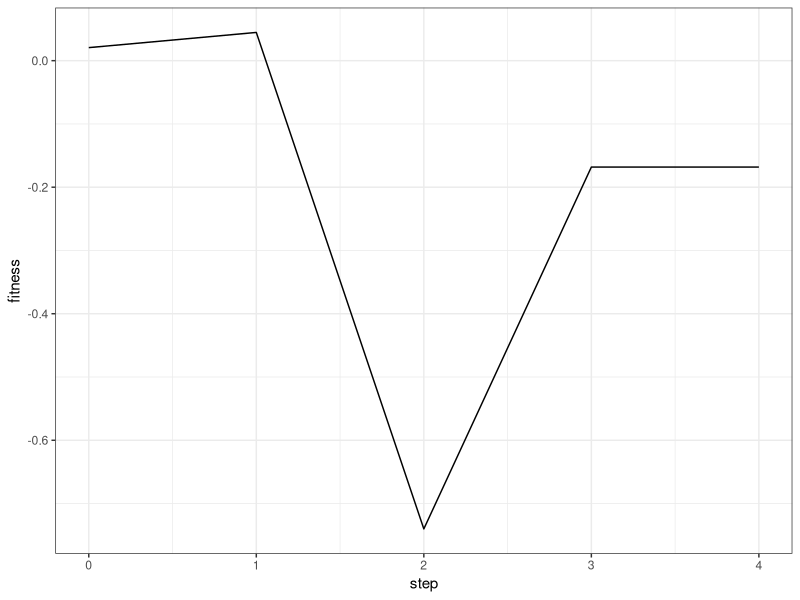

Reproduce this figure in R.
## ---- chunk 1
knitr::opts_chunk$set(echo = TRUE)

knitr::opts_knit$set(root.dir = "~/OneDrive - Universitaet Bern/R_scripts/NKC(S)/") # set directory
## ---- chunk 2
rm (list = ls())

library(ggplot2) 
library(gtools)

## ---- chunk 3
IM_random <- function(n, k){
  
  if (n == 2 & k == 1){
    
    IM_random <- matrix(n, n, data = rep(1, n^2))
    
  } else {
  
  IM_random <- matrix(n, n, data = rep(0, n^2)) # matrix with dimensions n x n, initiated with 0s
  IM_random[row(IM_random) == col(IM_random)] <- 1 # fitness value at locus i always depends on allele at locus i itself for within species genetic interactions
  
  for (i in 1:n) { # for each row we assign random indices that we assign as interacting loci
    
    interacting_loci <- sample(c(1:nrow(IM_random))[-i], k) # draw random non-diagonal loci that epistatically interact with locus i
    IM_random[i, interacting_loci] <- 1
    
  }
  
  }
  
  return(IM_random)
  
}

IM_random_c <- function(n, c){
  
  IM_random <- matrix(n, n, data = rep(0, n^2)) # matrix with dimensions n x n, initiated with 0s

  for (i in 1:n) { # for each row we assign random indices that we assign as interacting loci
    
    interacting_loci <- sample(c(1:nrow(IM_random)), c) # draw random loci that epistatically interact with locus i
    IM_random[i, interacting_loci] <- 1
    
  }
  
  return(IM_random)
  
}
## ---- chunk 4
IM_modular <- function(n, k){
  
  if (n%%(k+1) != 0){
    
    print("n needs to be divisible by k+1") # prints message if genome string cannot be divided into equal blocks
    
  }
  
  else{
  
  IM_modular <- matrix(n, n, data = rep(0, n^2)) # matrix with dimensions n x n, initiated with 0s
  
  i <- 1
  while (i <= n) {# we assign blocks of interacting loci
    
    IM_modular[i:(i+k), i:(i+k)] <- 1
    
    i <- i+k+1
    
  }
  
  return(IM_modular)
  
  }
  
}

IM_modular_c <- function(n, c){
  
  if (n%%(c) != 0){
    
    print("n needs to be divisible by c") # prints message if genome string cannot be divided into equal blocks
    
  }
  
  else{
  
  IM_modular <- matrix(n, n, data = rep(0, n^2)) # matrix with dimensions n x n, initiated with 0s
  
  i <- 1
  while (i <= n) {# we assign blocks of interacting loci
    
    IM_modular[i:(i+c-1), i:(i+c-1)] <- 1
    
    i <- i+c
    
  }
  
  return(IM_modular)
  
  }
  
}
## ---- chunk 5
IM_neighbour <- function(n, k){
  
  if (k%%(2) != 0){
    
    print("k needs to be divisible by 2") # prints message
    
  }
  
  else{
    
    IM_neighbour <- matrix(n, n, data = rep(0, n^2)) # matrix with dimensions n x n, initiated with 0s

    for (i in 1:n){ # assign neighbours in each row (= i +/- k/2)
      
     if (i-k/2 < 1) { # to avoid going out of bounds (negative indeces)
       
       out_bounds <- 1 - (i-k/2) # these are the loci that "wrap around" in the circular genome
       
       IM_neighbour[i, i:(i+k/2)] <- 1 # normal assignment of "downstream" loci 
       IM_neighbour[i, (i-k/2+out_bounds):i] <- 1
       IM_neighbour[i, (n-out_bounds+1):n] <- 1 
       
     }
      
      else if (i+k/2 > n) { # to avoid going out of bounds (indeces exceeding n)
        
        out_bounds <- (i+k/2) - n # these are the loci that "wrap around" in the circular genome
       
        IM_neighbour[i, (i-k/2):i] <- 1 # normal assignment of "upstream" loci 
        IM_neighbour[i, i:(i+k/2-out_bounds)] <- 1
        IM_neighbour[i, 1:out_bounds] <- 1
       
      }
      
      else {
        
        IM_neighbour[i, (i-k/2):(i+k/2)] <- 1
        
      }
      
    }
    
    return(IM_neighbour)
    
  }
  
}
## ---- chunk 6
IM_preferential <- function(n, k){
  
  IM_preferential <- matrix(n, n, data = rep(0, n^2)) # matrix with dimensions n x n, initiated with 0s
  IM_preferential[row(IM_preferential) == col(IM_preferential)] <- 1 # fitness value at locus i always depends on allele at locus i itself
  
  while (sum(IM_preferential) < n*(k+1)) {
    
    # pick a random row
    row <- sample(n ,1)
    
    # pick a column (weighted by how many '1's the column already contains)
    column <- sample(n, 1, prob = colSums(IM_preferential))
    
    IM_preferential[row, column] <- 1
    
    
  }
  
  return(IM_preferential)
  
}

IM_preferential_c <- function(n, c){
  
  IM_preferential <- matrix(n, n, data = rep(0, n^2)) # matrix with dimensions n x n, initiated with 0s

  while (sum(IM_preferential) < n*c) {
    
    # pick a random row
    row <- sample(n ,1)
    
    # pick a column (weighted by how many '1's the column already contains)
    column <- sample(n, 1, prob = colSums(IM_preferential))
    
    IM_preferential[row, column] <- 1
    
    
  }
  
  return(IM_preferential)
  
}
  
## ---- chunk 7
IM_hierarchical <- function(n, k){
  
  IM_hierarchical <- matrix(n, n, data = rep(0, n^2)) # matrix with dimensions n x n, initiated with 0s
  IM_hierarchical[row(IM_hierarchical) == col(IM_hierarchical)] <- 1 # fitness value at locus i always depends on allele at locus i itself
    
    for (i in 1:n){# for each column
      
      for (j in 1:n){# for each row
        
        if (sum(IM_hierarchical) < n*(k+1) & j>i) { # below the diagonal until we get to n*k interactions among loci
          
          IM_hierarchical[j,i] <- 1
        
      }
      
    }
    
  }
  
  return(IM_hierarchical)
  
}

IM_hierarchical_c <- function(n, c){
  
  IM_hierarchical <- matrix(n, n, data = rep(0, n^2)) # matrix with dimensions n x n, initiated with 0s

    for (i in 1:n){# for each column
      
      for (j in 1:n){# for each row
        
        if (sum(IM_hierarchical) < n*c & j>=i) { # below and including the diagonal until we get to n*c interactions among loci
          
          IM_hierarchical[j,i] <- 1
        
      }
      
    }
    
  }
  
  return(IM_hierarchical)
  
}

## ---- chunk 8
IM_dependent <- function(n, k){
  
  IM_dependent <- matrix(n, n, data = rep(0, n^2)) # matrix with dimensions n x n, initiated with 0s
  IM_dependent[row(IM_dependent) == col(IM_dependent)] <- 1 # fitness value at locus i always depends on allele at locus i itself
  
for (i in n:1){# for each row
      
      for (j in n:1){# for each column
        
        if (sum(IM_dependent) < n*(k+1) & i>j) { # below the diagonal until we get to n*k interactions among loci
          
          IM_dependent[i,j] <- 1
        
      }
      
    }
    
  }
  
  
  return(IM_dependent)
  
}

IM_dependent_c <- function(n, c){
  
  IM_dependent <- matrix(n, n, data = rep(0, n^2)) # matrix with dimensions n x n, initiated with 0s

for (i in n:1){# for each row
      
      for (j in n:1){# for each column
        
        if (sum(IM_dependent) < n*c & i>=j) { # below and including the the diagonal until we get to n*c interactions among loci
          
          IM_dependent[i,j] <- 1
        
      }
      
    }
    
  }
  
  
  return(IM_dependent)
  
}

## ---- chunk 9
generate_genotypes <- function(a, n){
  
  genotypes <- gtools::permutations(a, n, c(1:a), repeats = TRUE)
  return(genotypes)
  
}
## ---- chunk 10

# Welch & Waxman drew from a normal distribution
generate_alleles <- function(n, k, a, c, s, fit_mean, fit_sd){
  
  allelic_vals <- matrix(c(rnorm(n*a^(k+1+c*s), fit_mean, fit_sd)), ncol = n) 
  return(allelic_vals)
  
}

# Kauffman drew from a uniform distribution
generate_alleles_unif <- function(n, k, a, c, s, fit_min, fit_max){
  
  allelic_vals <- matrix(c(runif(n*a^(k+1+c*s), fit_min, fit_max)), ncol = n)
  return(allelic_vals)
  
}
## ---- chunk 11

# fitness calaculation like Kauffman & Weinberger (1989) and Kauffman & Johnson (1991)
fitness_calc <- function(gene_vector){
  
  W = (1/length(gene_vector))*sum(gene_vector) 
  return(W)
  
}

# Welch & Waxman used a multiplicative model of fitness (ln fitness)
fitness_calc_mult <- function(gene_vector){
  
  W = exp(sum(gene_vector))
  return(W)
  
}

## ---- chunk 12

build_IMc <- function(IM = c("R", "M", "P", "H", "D"),
                      n,
                      c,
                      s,
                      s_tot){
  
  # determine how to construct the intergenomic epistatic interactions and what kind of interaction matrix (IM) to use 
  if (IM == "R"){# for Random matrix
    
    matrix_c <- IM_random_c
     
  } else if (IM == "M"){# for Modular matrix
    
    matrix_c <- IM_modular_c
    
  } else if (IM == "N"){# for nearest neighbour matrix
    
    matrix_c <- IM_neighbour_c
    
  } else if (IM == "P"){# for preferential interaction matrix
    
    matrix_c <- IM_preferential_c
    
  } else if (IM == "H"){# for hierarchical interaction matrix
    
    matrix_c <- IM_hierarchical_c
    
  } else if (IM == "D"){# for dependent interaction matrix
    
    matrix_c <- IM_dependent_c
    
  }
  
  matrix_c_species <- list()
  
  # for each species in the system
  for (i in 1:s_tot){
    
    # I need IM to describe the interaction between a focal species and each of its interaction partners
    matrix_temp <- list() # I collect this in a temporary list
    
    # so, for each interaction partner:
    for (j in 1:s){
      
      # generation intergenomic interaction matrix
      matrix_temp[[j]] <- matrix_c(n,c)
      
    }
    
    matrix_merged <- do.call(cbind, matrix_temp) # merge all IM by column (rows = loci in focal genome and then columns = all the loci in all the interacting species)
     matrix_c_species[[i]] <- matrix_merged
    
  }
  
  return(matrix_c_species)
  
}

## ---- chunk 13
build_landscape <- function(IM_k = c("R", "M", "N", "P", "H", "D"), # type of interaction matrix (intragenomic epistasis)
                            IM_c, # I need to define the interaction matrix for intergenomic epistasis separately, so I can also refer to it during the adaptive walk
                            fitness_contrib = c("N", "U"), # way to draw fitness contributions (normal vs. uniform distribution)
                            fitness_calculation = c("KJ", "WW"), # way to calculate fitness (according to Kauffman & Johnson or Welch & Waxman) 
                            n, # nb of loci
                            k, # nb of interacting loci within a species
                            a, # nb of alleles per locus
                            c, # nb of interacting loci between species
                            s, # nb of species interacting
                            s_tot, # total number of species in the species
                            fit_mean, # mean of fintess distribution when drawing from a normal distribution, or min fitness when drawing from a uniform distribution
                            fit_sd) # sd of fintess distribution when drawing from a normal distribution, or max fitness when drawing from a uniform distribution
  {
  
  # determine how to construct the intragenomic epistatic interactions and what kind of interaction matrix (IM) to use 
  if (IM_k == "R"){# for Random matrix
    
    matrix_k <- IM_random
     
  } else if (IM_k == "M"){# for Modular matrix
    
    matrix_k <- IM_modular
    
  } else if (IM_k == "N"){# for nearest neighbour matrix
    
    matrix_k <- IM_neighbour
    
  } else if (IM_k == "P"){# for preferential interaction matrix
    
    matrix_k <- IM_preferential
    
  } else if (IM_k == "H"){# for hierarchical interaction matrix
    
    matrix_k <- IM_hierarchical
    
  } else if (IM_k == "D"){# for dependent interaction matrix
    
    matrix_k <- IM_dependent
    
  }

  
  # how to generate allelic values? (normal distribution vs uniform distribution)
  if (fitness_contrib == "N"){# for drawing from a normal distribution
    
    alleles_generate <- generate_alleles
    
  } else if (fitness_contrib == "U") {
    
    alleles_generate <- generate_alleles_unif
    
  }
  
  # how to calculate fitness?
  if (fitness_calculation == "KJ"){
    
    fitness_calculate <- fitness_calc 
    
  } else if (fitness_calculation == "WW"){
    
    fitness_calculate <- fitness_calc_mult 
    
  }
  
  # generate all possible genotypes (this is the same for all species here, since we assume that all species have the same n, a and c)
  genotypes <- generate_genotypes(a,n+(s*n)) # I generate "extended genotypes" to include the s*n sites in other species that are relevant for calculating fitness (but only n sites actually contribute to a genotype's fitness, if that makes sense?)
  
  # generate all possible fitness contributions depending on k epistatic interactions within species and c epistatic interactions with s other species
  h_table_species <- list() # a list with all look up tables for each of the s_tot species; each list item is a look-up table of dimension n x a^(k+1+c*s) for all possible allelic values
  
  # list of intragenomic epistasis IM for each species
  matrix_k_species <- list()
  
  # table to keep track of all fitness vectors
  fitnesses_species <- NULL
  
  # for each species:
  for (i in 1:s_tot){
    
    matrix_k_species[[i]] <- matrix_k(n,k)
    
    # generate look-up table with all possible allelic values (dependent on k+1+c*s loci within and between species); dimension n x a^(k+1+c*s) for all possible allelic values
    # each column = 1 locus, each row = different genetic background
    h_table_species[[i]] <- alleles_generate(n, k, a, c, s, fit_mean, fit_sd)
    
  }
  
  # now that we generated all the fitness contributions and know all the genetic interactions in the system
  
  # keeping track of "extended" genotypes, their fitness contributions and total calculated fitness
  genotype_table_species <- list()
  
  # for each species:
  for (i in 1:s_tot){
    
    # table to keep track of all fitness vectors
    fitnesses <- NULL
    
    # for each genotype (remember, all species have the same genotype encoding; it's just the fitness values and epistatic interactions that differ)
    for (j in 1:nrow(genotypes)){
      
      # keep track of fitness contribution at each locus (h)
      h_vector <- NULL # vector of fitness contributions per locus for each genotype
      
      # for each genotype we look up the fitness contribution (h) at each locus; h depends on k+1+c*s loci 
      # for each locus:
      for (l in 1:n) { # skipping "k" to iterate over, since k is used as a variable
        
        # which loci determine the fitness contribution at this locus?
        interesting_loci_k <- which(matrix_k_species[[i]][l, ] != 0) # based on the intragenomic IM
        interesting_loci_c <- which(IM_c[[i]][l,] != 0) # based on intergenomic IM
        
        interesting_loci <- c(interesting_loci_k, interesting_loci_c+n) # list of all loci that have an affect on the fitness contribution

        # what are the alleles present at the loci we're interested in for this given genotype?
        alleles <- genotypes[j, interesting_loci]
        
        # let's access the fitness contributions associated with the genetic background
        index <- 1
      
        # for all loci contributing to h:
        for (m in 1:(k+1+(s*c))) {
        
        index <- index + (a^((k+1+(s*c))-m))*(alleles[m]-1)
        
        }
      
        # store the fitness contributions in a vector
        h_vector <- cbind(h_vector, h_table_species[[i]][index,l])
      
      }
      
      # construct a table with all information relating to the fitness contributions etc.
      fitness_genotype <- cbind(h_vector, fitness_calculate(h_vector)) # calculate the total fitness (W) for each genotype
      fitnesses <- rbind(fitnesses, fitness_genotype) # compilation of individual fitness contributions (h) and calculated fitness values (W)
      
    }
    
    # combine the genotype table and the fitness table
    genotype_table_species[[i]] <- cbind(genotypes, fitnesses) # combining the genotype table and the fitness table
    # columns 1 to n represent the allelic values at each locus in the genome of the focal species
    # columns n+1 to n+(s*n) represent the allelic values at each locus in the genomes of the interacting species (= intergenomic epistasis)
    # columns n+(s*n)+1 to 2n+(s*n) are the fitness contributions per locus (h) for loci in the genome of the focal species
    # column 2n+(s*n)+1 is the calculated total fitness for each genotype taking into account all genetic interactions
      
  }
  
  return(genotype_table_species)

}

## ---- chunk 14

findNeighbours <- function(landscape, 
                           startIndex,
                           nb_loci){ # focal genotype to start neighbour search with
  
  # focal genotype
  temp_genotype <- landscape[startIndex,]
  
  differences <- c(rep(0, length(landscape[,1]))) # vector with entries for each genotype to keep track of difference to reference
    
  for (i in 1:nb_loci){
    
    for (j in 1:length(landscape[,1])){
      
      if (landscape[j,i] != temp_genotype[i]){ # if both genotypes don't carry the same allele...
        
        differences[j] <- differences[j] + 1 # ... I mark a difference in my vector
        
      }
      
    }
    
  }
  
  neighbours <- landscape[which(differences == 1), ]
  
  return(neighbours)
  
}
## ---- chunk 15
visual_landscape <- function(landscape, n, c, s) {
  
  landscape_df <- data.frame(landscape)
  landscape_df$genotypeID <- c(1:(length(landscape[,1]))) # assign ID to each genotype
  
  # count the nb. of mutations separating each genotype from the reference
  landscape_df$mutations <- 0
  
  for (i in 1:length(landscape_df[,1])) {
    
    landscape_df$seq[i] <- paste(paste(landscape_df[i, 1:n], collapse = ""), "-", c(paste(landscape_df[i, (n+1):(n+s*n)], collapse = ""))) # alternate way of representing the genotypes; this is purely visual information to plot

    for (locus in 1:(n+s*n)) {
      
      if (landscape_df[i,locus] != 1) {
        
        landscape_df$mutations[i] <- landscape_df$mutations[i] + 1
        
      }
      
    }
    
  }
  
  # classify the possible paths on the landscape (genotype to genotype)
  # connecting pairs of genotypes to link them on the landscape visualisation; each individual pair will get an ID number
  graph_df <- NULL
  pair <- 1
  
  # for each genotype
  for (i in 1:length(landscape_df[,1])) {
    
    # compute the list of neighbours for the focal genotype
    neighbours <- as.data.frame(findNeighbours(landscape_df, i, (n+s*n)))
    
    # assign ID numbers to focal genotype + neighbours; all pairs get individual IDs
    for (j in 1:length(neighbours[,1])) {
      
      # assign ID to focal genotype and add it to the data frame
      landscape_df[i, "group"] <- pair
      
      # assign the same ID to one of its neighbours and add it to the data frame
      neighbours[j, "group"] <- pair
      
      # check whether this neighbour is connected through a mutation in within the genome (intra) or between the genomes (inter)
      if (paste(neighbours[j, 1:n], collapse = "") == paste(landscape_df[i, 1:n], collapse = "")){
        
         landscape_df[i, "mut"] <- "inter"
         neighbours[j, "mut"] <- "inter"
        
      } else {
        
        landscape_df[i, "mut"] <- "intra"
         neighbours[j, "mut"] <- "intra"
        
      }
      
      graph_df <- rbind(graph_df, landscape_df[i, ])
      graph_df <- rbind(graph_df, neighbours[j, ])
      
      
      pair <- pair + 1
      
    }
    
  }
  
  names(graph_df)[3*n+1] <- "fitness"
  graph_df$genotypeID <- as.factor(graph_df$genotypeID)
  
  return(graph_df)
  
}
## ---- chunk 16

adaptive_walk <- function(landscape, # landscape(s) on which to perform walk(s)
                          walk = c("greedy", "random", "prop"), # types of walks
                          n,
                          c,
                          s, # nb. of species interacting
                          s_tot, # total number of species in the system
                          IM_c,
                          start = c("WT"), # choosing starting genotype
                          max_steps=100) # max. number of steps on the landscape before I interrupt
{
  
  # turn landscapes into data frames
  landscape_df <- list()
  
  for (i in 1:s_tot){
    
    landscape_df[[i]] <- as.data.frame(landscape[[i]])
    landscape_df[[i]]$ID <- 1:nrow(landscape_df[[i]]) # give genotypes an ID (we need this for our neighbour search later on)
    
  }
  
  # define start genotypes
  walks <- list() # this is a list to keep track of the genotypes during the adaptive walk
  
  if (start == "WT"){
    
    for (i in 1:s_tot){
      
      walks[[i]] <- landscape_df[[i]][1,] # this will give us the starting point of the adaptive walk
      walks[[i]]$step <- 0 # to signalise that this is the initial genotype
      walks[[i]]$focal <- NA # later I can store the ID of the focal species (the species that is mutating)
      
    }
    
  }
  
  # set current genotype
  current_genotypes <- walks # this will be updated as we navigate the landscape(s)
  
  # count steps
  step <- 1
  
  # repeat adaptive steps until a local maximum or the maximum allowed number of steps are reached
  repeat { for (i in 1:s_tot){
    # find neighbours and choose those with higher fitness
    # need to determine how many there are; 
    # - if 0, end simulation?; 
    # - if 1, go there directly; 
    # - if >1, do true adaptive walk depending on method of choice
    
      # find neighbours one step away
    neighbours <- findNeighbours(landscape_df[[i]], current_genotypes[[i]]$ID, n)
    
    # but now I only want those neighbours that are accessible through mutation within a genome
    true_neighbours <- neighbours[which(rowSums(mapply(`==`, neighbours[, (n+1):(n+s*n)], current_genotypes[[i]][, c((n+1):(n+s*n))])) == ncol(neighbours[, (n+1):(n+s*n)])),] # checking each allelic value at loci of interacting species against reference ("current genotype") and only accept, if all column match
    
    # filter those with higher or equal fitness than the current genotype
    neighbours_fitter <- true_neighbours[which(true_neighbours[, 2*n+(s*n)+1] >= current_genotypes[[i]][, 2*n+(s*n)+1]),]
    
    new_genotypes <- list()
    
    # first option - already at peak; then stay
    if (nrow(neighbours_fitter) == 0) {
      
      new_genotypes[[i]] <- current_genotypes[[i]] # stay - maybe something will happen in another species
      
      # or there is only one high-fitness neighbor - go there directly
    } else if (nrow(neighbours_fitter) == 1) {
      
      new_genotypes[[i]] <- neighbours_fitter
      
      # or there are several high-fitness neighbors, choose fittest neighbour
    } else if (walk == "greedy"){
      
      new_genotypes[[i]] <- neighbours_fitter[which(neighbours_fitter[, 2*n+(s*n)+1] == max(neighbours_fitter[,2*n+(s*n)+1])),]
      
      # choose random neighbour
    } else if (walk == "random"){
      
      new_genotypes[[i]] <- neighbours_fitter[sample(1:nrow(neighbours_fitter), 1),]
      
      # or choose neighbour with certain probability weighted by how much more fit they are                                  
    } else if (walk == "prop"){
      
      new_genotypes[[i]] <- neighbours_fitter[sample(1:nrow(neighbours_fitter), 1,
                                       prob=(mapply('-', neighbours_fitter[, 2*n+(s*n)+1], current_genotypes[[i]][2*n+(s*n)+1]))/abs(sum(mapply('-', neighbours_fitter[, 2*n+(s*n)+1], current_genotypes[[i]][2*n+(s*n)+1])))),]
    }
    
    # save step on landscape in my table to track the walk
    walks[[i]] <- rbind(walks[[i]], cbind(new_genotypes[[i]], step, focal = i))
    
    # after every step, update fitness of the other species since that might have changed due to intergenomic epistasis
    for (j in c(1:s_tot)[-i]){
      
      # update genotype
      new_genotypes[[j]] <- landscape_df[[j]][which(rowSums(mapply(`==`, landscape_df[[j]][, 1:n], current_genotypes[[j]][, 1:n])) == ncol(landscape_df[[j]][, 1:n]) & rowSums(mapply(`==`, landscape_df[[j]][, (n+1):(n+s*n)], new_genotypes[[i]][, 1:n])) == ncol(landscape_df[[j]][, (n+1):(n+s*n)])),] # the loci of the focal genome are keeping the same allelic values as before, but the rest are updated in case there was a mutation in one of the other species - right now this only works with s = 1... but too lazy to implement variable s here rn soz
      
      # store movement on landscape (or lack thereof I guess lol)
      walks[[j]] <- rbind(walks[[j]], cbind(new_genotypes[[j]], step, focal = i))
      
    }
    
    # set up next step on landscape
    current_genotypes <- new_genotypes
    step <- step+1
    
    # stop if fitness for all species didn't change since last step
    stop_test <- NULL
    
    for (i in 1:s_tot){
      
      if (walks[[i]][nrow(walks[[i]]), 2*n+(s*n)+1] == walks[[i]][nrow(walks[[i]])-1, 2*n+(s*n)+1]) {
        
        stop_test <- c(stop_test, 1)
        
      }
      
    }
    
    if (length(stop_test) == s_tot) { break }
      
  }
    
    if (length(stop_test) == s_tot) { break }
   
    # stop after a number of steps if no optimum was reached (usually shouldn't be an issue)
    if (step > max_steps) { break } 
     
  }
  
  return(walks)
  
}

## ---- chunk 17

n = 2
k = 1
a = 2
c = 1
s = 1
s_tot = 2

IM_c <- build_IMc(IM = "R",
                      n,
                      c,
                      s,
                      s_tot)

testscape <- build_landscape(IM_k = "R",
                             IM_c, 
                fitness_contrib = "N",
                fitness_calculation = "KJ",
                n,
                k,
                a,
                c,
                s,
                s_tot,
                fit_mean = 0,
                fit_sd = 0.5)

visual_testscape <- visual_landscape(testscape[[2]], 
                                     n, 
                                     c, 
                                     s)

scape_pic <- ggplot(visual_testscape,
       aes(x = mutations,
           y = fitness)) +
  geom_line(data = visual_testscape,
            aes(group = group,
                linetype = mut),
            color="grey80",
            linewidth = 0.7) +
  geom_label(label = visual_testscape$seq,
             aes(col = seq)) +
  scale_linetype_manual(breaks = c("intra", "inter"),
                        values = c("solid", "dashed"))+
  xlab("Hamming distance from reference") +
  ylab("Fitness") +
  theme_bw() +
  theme(legend.position = "none",
        panel.grid.major.y = element_blank(),
        panel.grid.minor.y = element_blank(),
        panel.grid.major.x = element_line(linewidth = 0.5, linetype = 2),
        panel.grid.minor.x = element_blank(),
        text = element_text(size = 15),
        axis.text = element_text(size = 13))

ggsave(path = "./",
       device = "pdf",
       units = c("cm"),
       width = 15,
       height = 10,
       filename = "NKCS_2111_sp2.pdf",
       plot = scape_pic)

walk_test <- adaptive_walk(testscape, 
              walk = "greedy",
              n,
              c,
              s, 
              s_tot, 
              IM_c,
              start = c("WT"),
              max_steps=100)

walk_test_df <- as.data.frame(walk_test[[1]])
colnames(walk_test_df)[2*n+(s*n)+1] <- "fitness"

ggplot(walk_test_df,
       aes(x = step,
           y = fitness)) +
  geom_line() +
  theme_bw()
